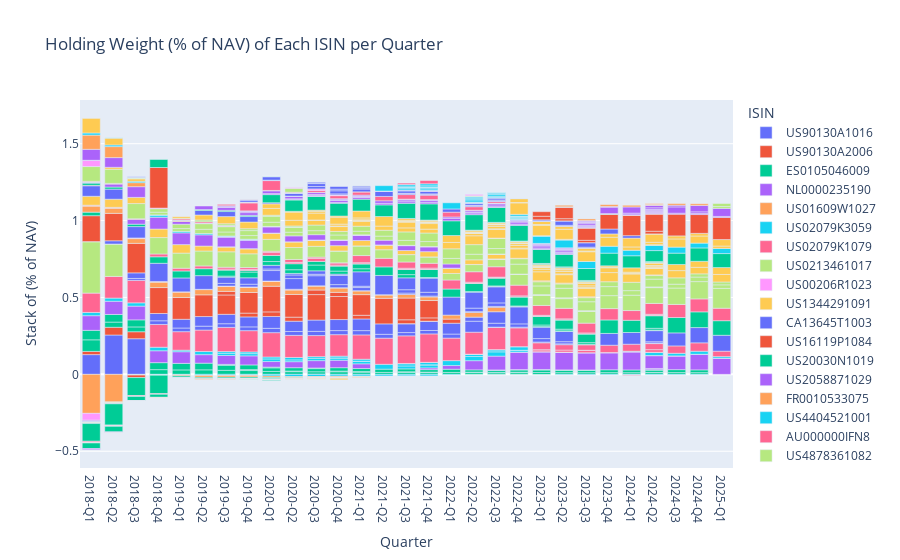

Notebook source saved alongside this figure:
### Code cell
create_stacked_bar_chart(portfolio_df, '% of NAV')
